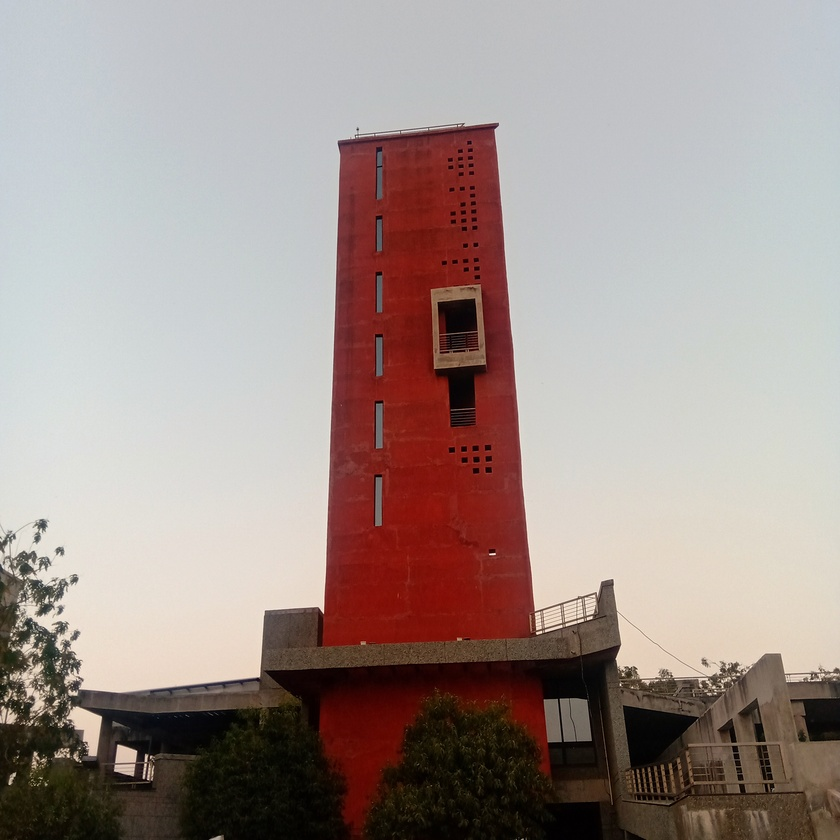
#> input picture images/lal-minar.jpeg, 840 x 840 px, shrunk from 3120 x 3120 before the run
$ python 12-histogram.py
#> lines starting #> are read from the running program, lines starting #| are printed output that depends on the picture
import cv2 as cv
import matplotlib.pyplot as plt
# visulise the distribution of intensity of pixels

# img = cv.imread('images/lal.jpg')
img = cv.imread('images/lal-minar.jpeg')
#> img is the input picture: shape (840, 840, 3); mean B, G, R 142.6, 147.1, 161.9
cv.imshow('Car', img)

gray = cv.cvtColor(img, cv.COLOR_BGR2GRAY)
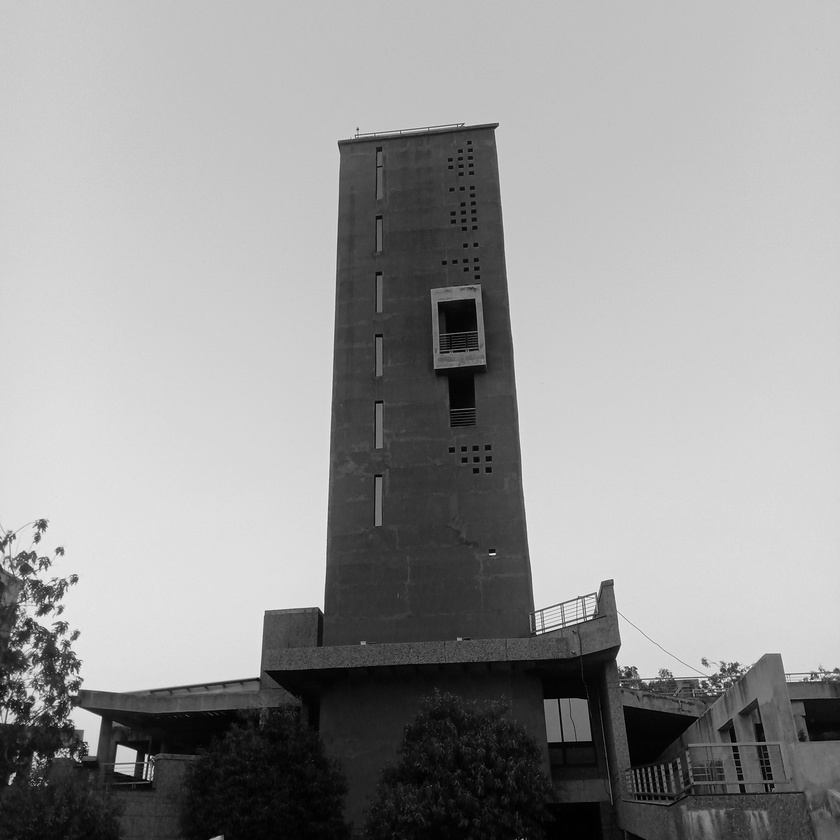
#> gray: shape (840, 840); min 0, max 251, mean 151
cv.imshow("Gray", gray)

# [12 lines of commented-out code are left out]
plt.figure()
plt.title('Color histogram')
plt.xlabel('Bins')
plt.ylabel('# of pixels')

colors = ('b', 'g', 'r')
for i,col in enumerate(colors):
    hist = cv.calcHist([img], [i], None, [256], [0, 256])
    plt.plot(hist, color=col)
    plt.xlim([0,256])

plt.show()
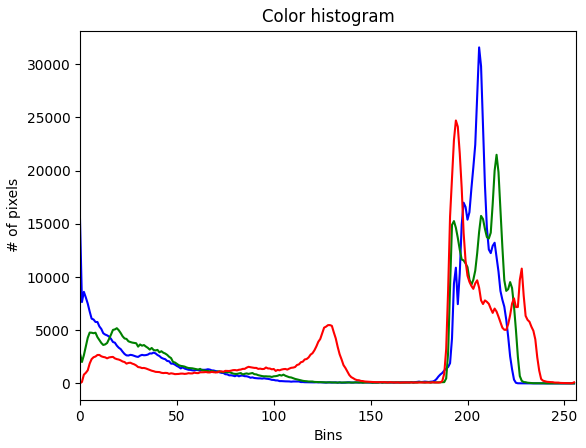
#> figure drawn by matplotlib, 1 panel; curve peaks at x = 206, y = 31585; curve peaks at x = 215, y = 21491; curve peaks at x = 194, y = 24718


cv.waitKey(0)

$ run again, with images/acad-block.jpeg copied over images/lal-minar.jpeg
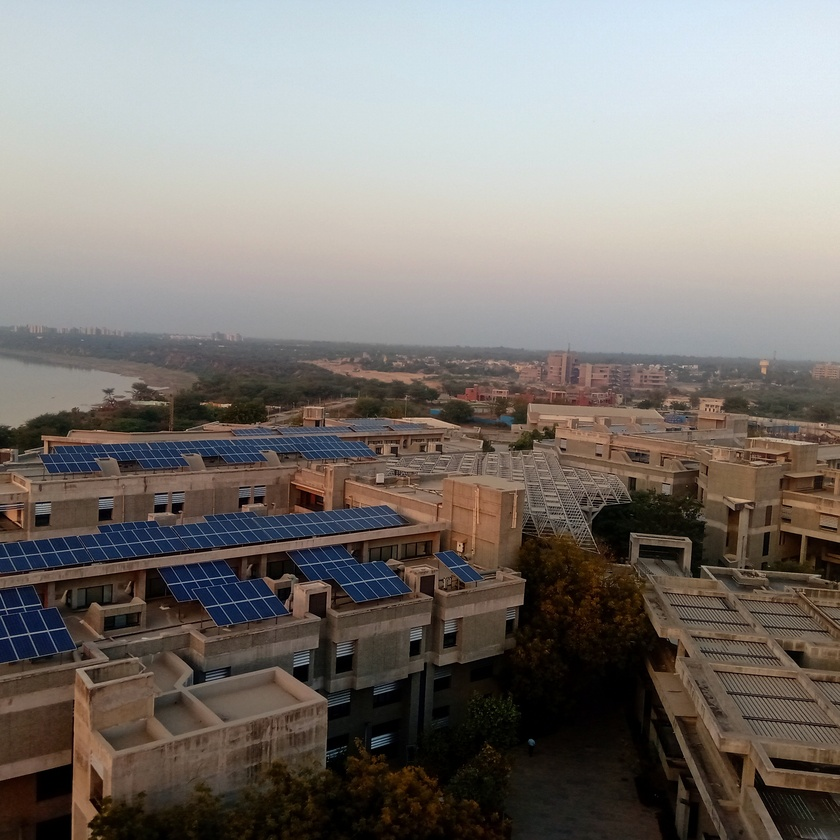
#> input picture images/acad-block.jpeg, 840 x 840 px, shrunk from 3120 x 3120 before the run
#> img is the input picture: shape (840, 840, 3); mean B, G, R 114.7, 119.4, 125
#> `gray = cv.cvtColor(img, cv.COLOR_BGR2GRAY)`:
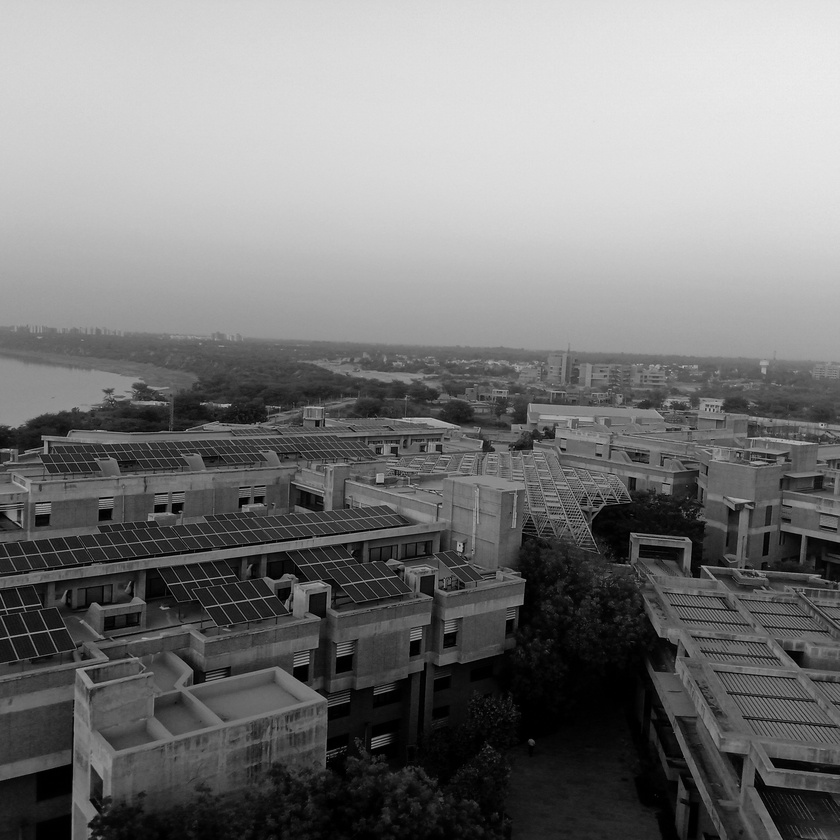
#> gray: shape (840, 840); min 0, max 237, mean 120.5
#> `plt.show()`:
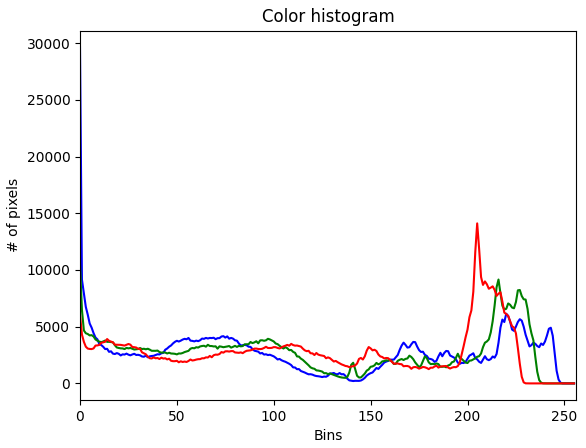
#> figure drawn by matplotlib, 1 panel; curve peaks at x = 0, y = 29626; curve peaks at x = 0, y = 10491; curve peaks at x = 205, y = 14109

$ run again, with images/face.jpeg copied over images/lal-minar.jpeg
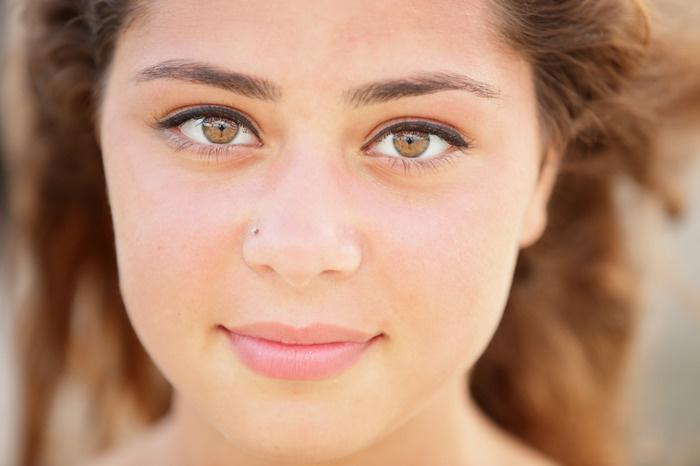
#> input picture images/face.jpeg, 700 x 466 px
#> img is the input picture: shape (466, 700, 3); mean B, G, R 119.5, 144.1, 186.4
#> `gray = cv.cvtColor(img, cv.COLOR_BGR2GRAY)`:
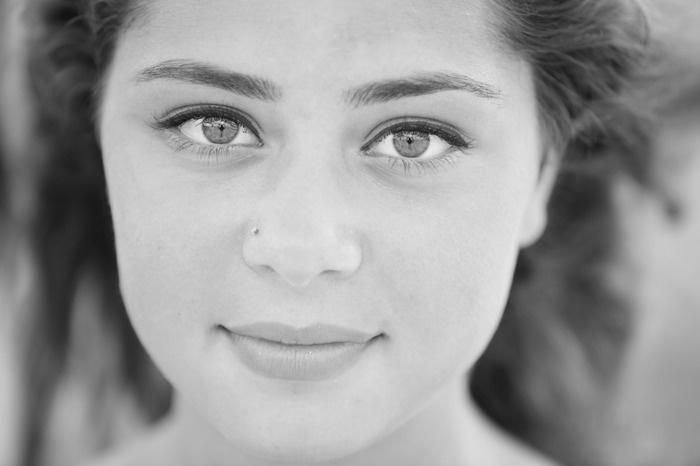
#> gray: shape (466, 700); min 0, max 241, mean 153.9
#> `plt.show()`:
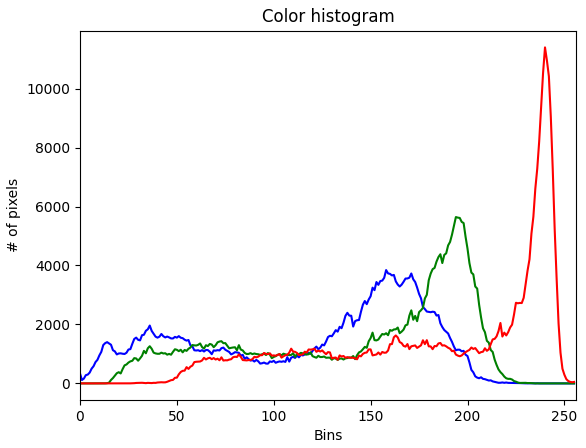
#> figure drawn by matplotlib, 1 panel; curve peaks at x = 158, y = 3844; curve peaks at x = 194, y = 5642; curve peaks at x = 240, y = 11397
